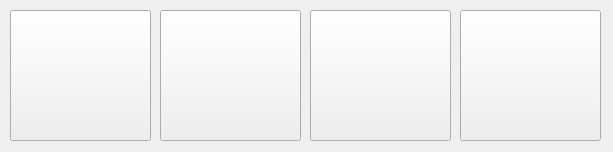
<?xml version="1.0" encoding="UTF-8"?>
<ui version="4.0">
 <class>ChoosePromotionPopup</class>
 <widget class="QWidget" name="ChoosePromotionPopup">
  <property name="geometry">
   <rect>
    <x>0</x>
    <y>0</y>
    <width>613</width>
    <height>152</height>
   </rect>
  </property>
  <property name="windowTitle">
   <string>Form</string>
  </property>
  <widget class="QPushButton" name="queen_button">
   <property name="geometry">
    <rect>
     <x>10</x>
     <y>10</y>
     <width>141</width>
     <height>131</height>
    </rect>
   </property>
   <property name="text">
    <string/>
   </property>
  </widget>
  <widget class="QPushButton" name="rook_button">
   <property name="geometry">
    <rect>
     <x>160</x>
     <y>10</y>
     <width>141</width>
     <height>131</height>
    </rect>
   </property>
   <property name="text">
    <string/>
   </property>
  </widget>
  <widget class="QPushButton" name="bishop_button">
   <property name="geometry">
    <rect>
     <x>310</x>
     <y>10</y>
     <width>141</width>
     <height>131</height>
    </rect>
   </property>
   <property name="text">
    <string/>
   </property>
  </widget>
  <widget class="QPushButton" name="knight_button">
   <property name="geometry">
    <rect>
     <x>460</x>
     <y>10</y>
     <width>141</width>
     <height>131</height>
    </rect>
   </property>
   <property name="text">
    <string/>
   </property>
  </widget>
 </widget>
 <resources/>
 <connections/>
</ui>
